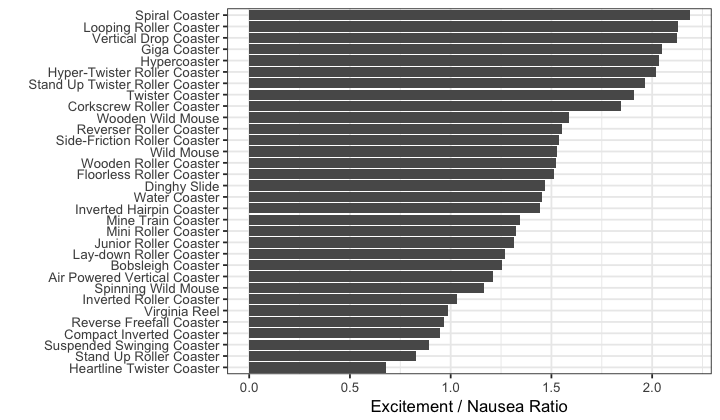

Write the R code that produced this figure.
suppressMessages(library('tidyverse'))
rollercoasters = read_csv('../rollercoasters.csv', 
	col_types = cols(
	  .default = col_integer(),
	  theme = col_character(),
	  rollercoaster_type = col_character(),
	  excitement = col_double(),
	  excitement_rating = col_character(),
	  intensity = col_double(),
	  intensity_rating = col_character(),
	  nausea = col_double(),
	  nausea_rating = col_character(),
	  max_pos_gs = col_double(),
	  max_neg_gs = col_double(),
	  max_lateral_gs = col_double(),
	  total_air_time = col_double()
	)
)

group_data = rollercoasters %>%
	mutate(excite_per_nausea = excitement / nausea) %>%
	group_by(rollercoaster_type) %>%
	summarise(
		excite_per_nausea = mean(excite_per_nausea),
		excitement = mean(excitement),
		nausea = mean(nausea),
		n = n()
	) %>%
	arrange(-excite_per_nausea)


p = ggplot(group_data, aes(reorder(rollercoaster_type, excite_per_nausea), excite_per_nausea)) +
	geom_col() + 
	xlab('') + 
	ylab('Excitement / Nausea Ratio') + 
	theme_bw(base_size = 10) +
    coord_flip()

ggsave('excitement-nausea-ratio.png', plot=p, width=6, height=3.5, units='in', dpi=120)